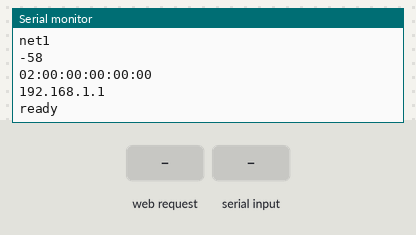
Bench run of a sketch on a simulated ESP8266 (NodeMCU). On the bench: the last lines printed to the serial monitor. Inputs (shaded band) come from the test bench. WiFi joins after 1.5 s; servers stay silent unless stated.

Above: at 3.1 s.
3.2 s: HTTP request GET /pay received
At 4.0 s:
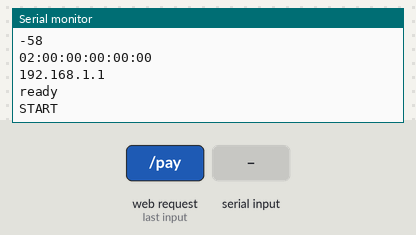
4.7 s: "NFC_ID\n" received over Serial
At 5.1 s:
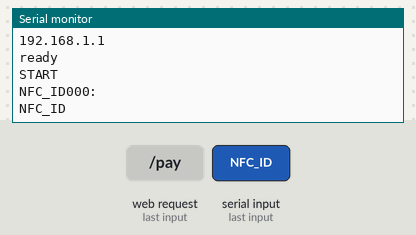

Measured:
- after the input at 3.2 s, the serial monitor: prints a new line at once (image 1)
- after the input at 4.7 s, the serial monitor: prints a new line at once (image 2)

The sketch:

WifiCode.ino
```cpp
#include <ESP8266WiFi.h>
#include <ESP8266WebServer.h>
#include <WiFiClient.h>

unsigned long lastMillis = 0;

ESP8266WebServer server(80);
String header;
void printMult(String str, int n)
{
  for (int i = 0; i < n; i++)
  {
    Serial.println(str);
    delay(50);
  }
}
void printDelay(String str)
{
  Serial.println(str);
  delay(50);
}

void setup()
{
  Serial.begin(9600);
  Serial.println();
  // WiFi.config(IPAddress(192, 168, 0, 2), IPAddress(192, 168, 0, 1), IPAddress(255, 255, 255, 0));
  WiFi.begin("net1", "password");

  Serial.println("Connecting...");
  while (WiFi.status() != WL_CONNECTED)
  {
    delay(500);
    Serial.println(".");
  }

  printDelay("Connected, IP address: ");
  printDelay(WiFi.localIP().toString());
  printDelay(WiFi.macAddress());
  printDelay(WiFi.hostname());
  printDelay(WiFi.SSID());
  printDelay(String(WiFi.RSSI()));
  printDelay(WiFi.BSSIDstr());
  printDelay(WiFi.gatewayIP().toString());
  printMult("ready", 1);
  server.begin();
  server.on("/pay", handlePay);
}

void loop()
{
  server.handleClient();
}

void handlePay()
{
  String price = server.arg("price");
  printDelay("START");
  printDelay(price);
  unsigned long startMillis = millis();
  String nfc_id = "";
  do
  {
    if (Serial.available() > 0)
    {
      nfc_id = Serial.readStringUntil('\n');
      Serial.println("NFC_ID000:");
      Serial.println(nfc_id);
    }
  } while (nfc_id.indexOf("NFC_ID") < 0 && millis() - startMillis < 15000);
  if (millis() - startMillis >= 15000)
  {
    server.send(400, "text/plain", "TIMEOUT");
    return;
  }
  while (!Serial.available())
  {
    delay(50);
  }

  nfc_id = Serial.readStringUntil('\n');
  Serial.println("NFC_ID22:");
  Serial.println(nfc_id);
  server.send(200, "text/plain", nfc_id);
}

// void loop()
// {
//   WiFiClient client = server.available(); // Listen for incoming clients
//   if (client)
//   {
//     Serial.println("New Client.");
//     String currentLine = ""; // make a String to hold incoming data from the client
//     while (client.connected())
//     {
//       if (client.available())
//       {
//         char c = client.read(); // read a byte, then
//         Serial.write(c);        // print it out the serial monitor
//         header += c;
//         if (c == '\n')
//         {
//           if (currentLine.length() == 0)
//           {
//             // if url is /api/pay
//             if (header.indexOf("/api/pay") >= 0)
//             {
//               Serial.println("Pay");
//               Serial.println(header);

//               client.println("HTTP/1.1 200 OK");
//               client.println("Content-type:text/html");
//               client.println("Connection: close");
//               client.println();
//               break;
//             }

//             // client.println("HTTP/1.1 200 OK");
//             // client.println("Content-type:text/html");
//             // client.println("Connection: close");
//             // client.println();
//             // client.println("<!DOCTYPE html><html>");
//             // client.println("<head><meta name=\"viewport\" content=\"width=device-width, initial-scale=1\">");
//             // client.println("<link rel=\"icon\" href=\"data:,\">");
//             // client.println("<style>html { font-family: Helvetica; display: inline-block; margin: 0px auto; text-align: center;}");
//             // client.println(".button { background-color: #195B6A; border: none; color: white; padding: 16px 40px;");
//             // client.println("text-decoration: none; font-size: 30px; margin: 2px; cursor: pointer;}");
//             // client.println(".button2 {background-color: #77878A;}</style></head>");
//             // client.println("<body><h1>ESP8266 Web Server</h1>");
//             // client.println("<p>Signal: ");
//             // client.println(WiFi.RSSI());
//             // client.println("</p>");
//             // client.println("</body></html>");
//             // client.println();
//             // break;
//           }
//           else
//           {
//             currentLine = "";
//           }
//         }
//         else if (c != '\r')
//         {
//           currentLine += c;
//         }
//       }
//     }
//   }
// }
```
